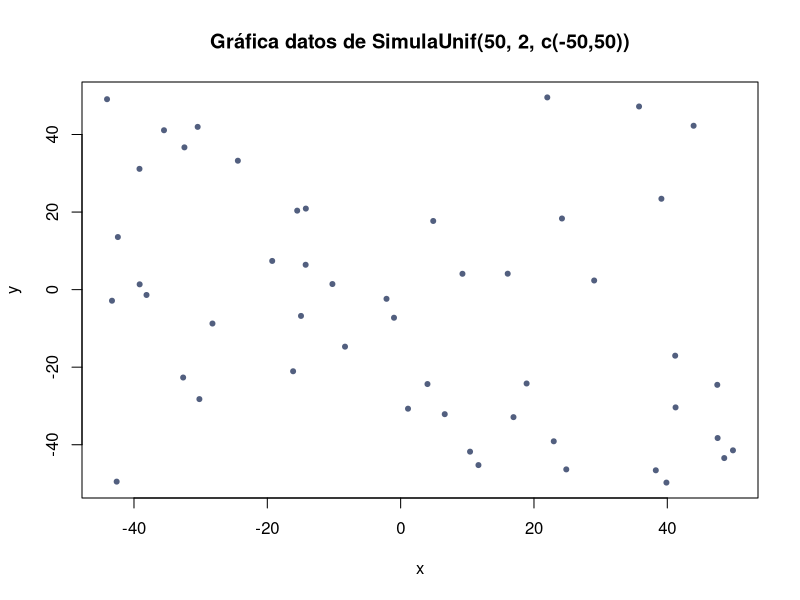
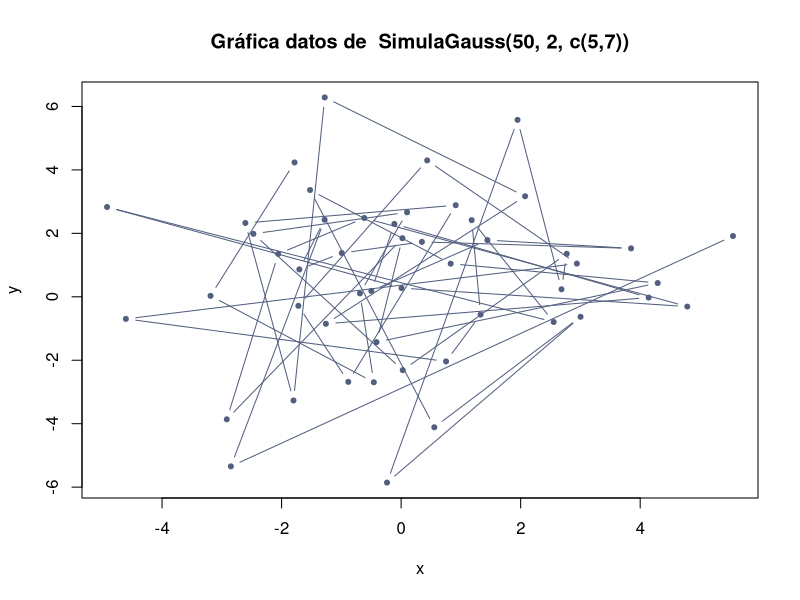
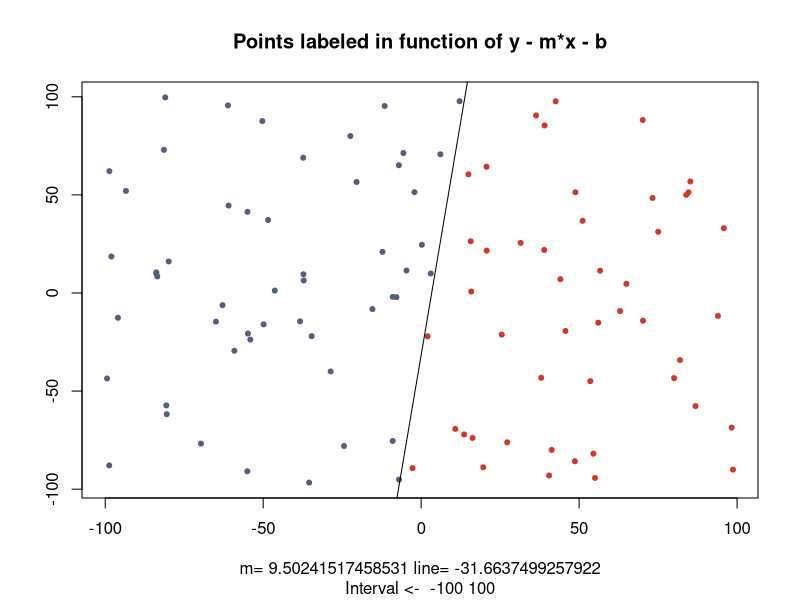
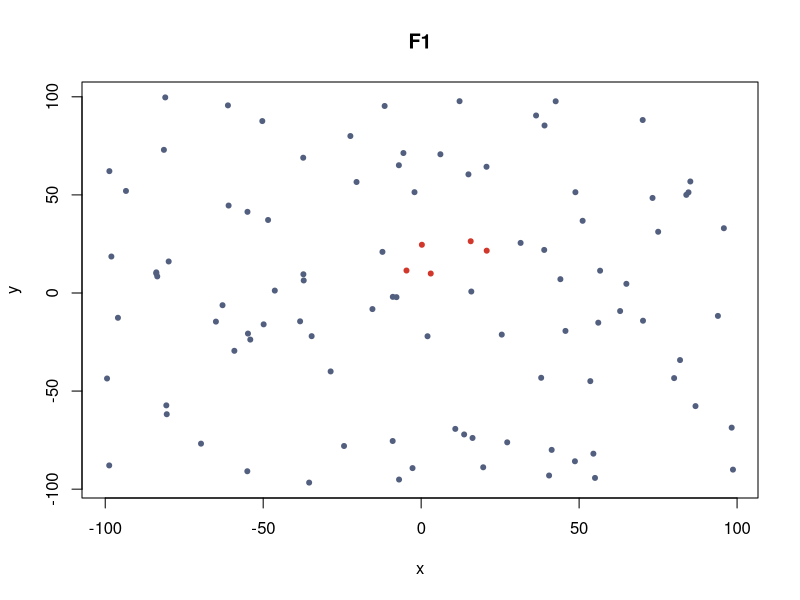
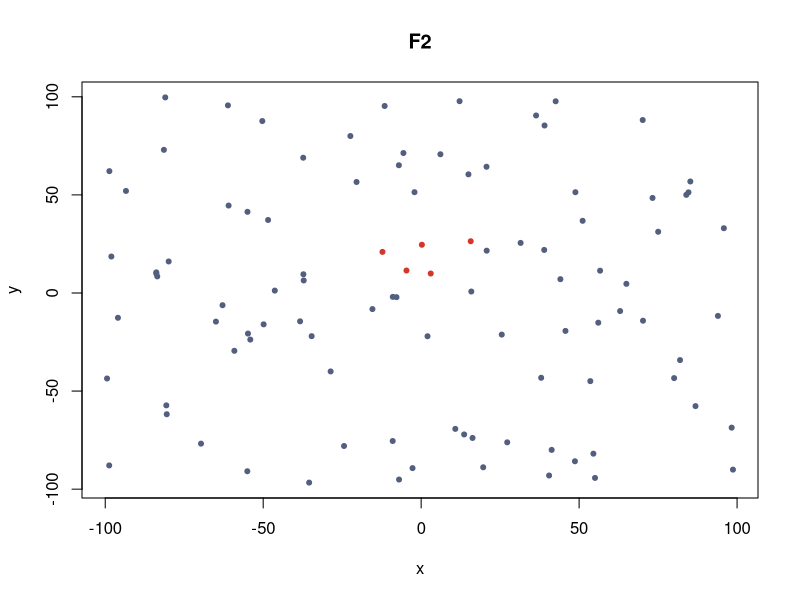
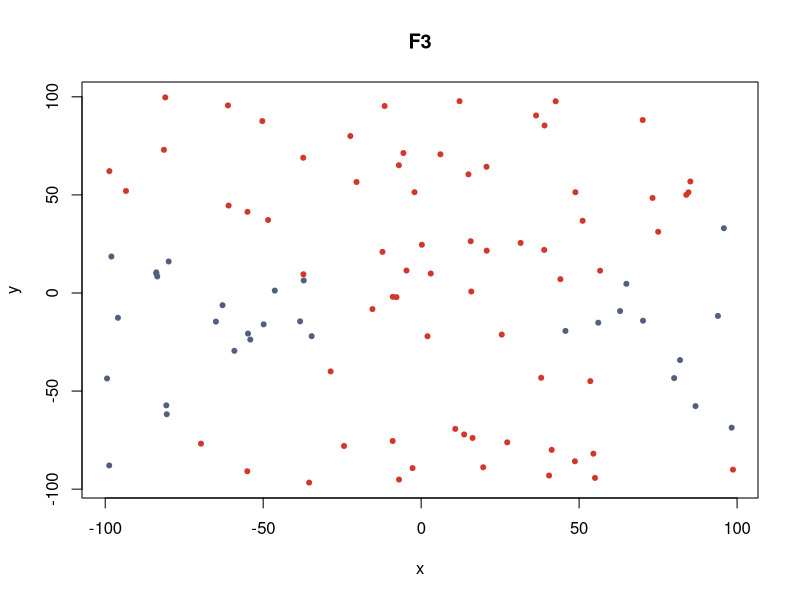
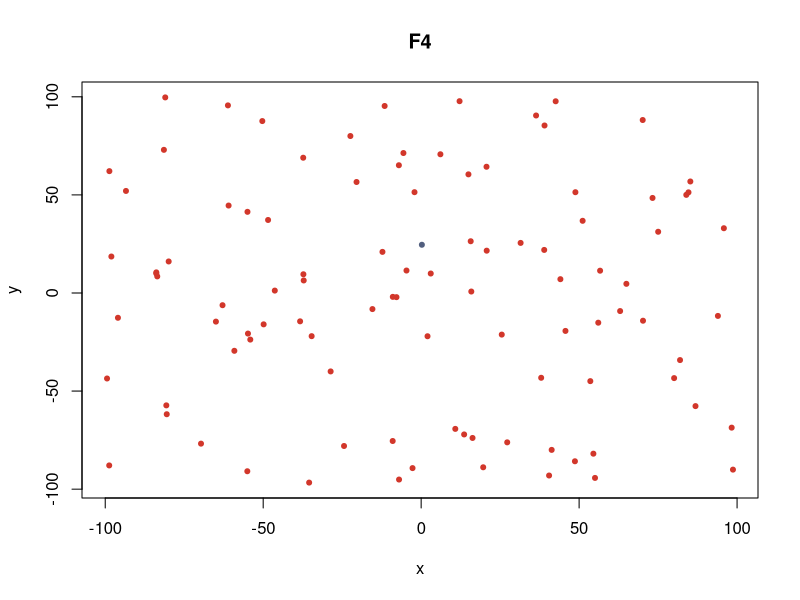
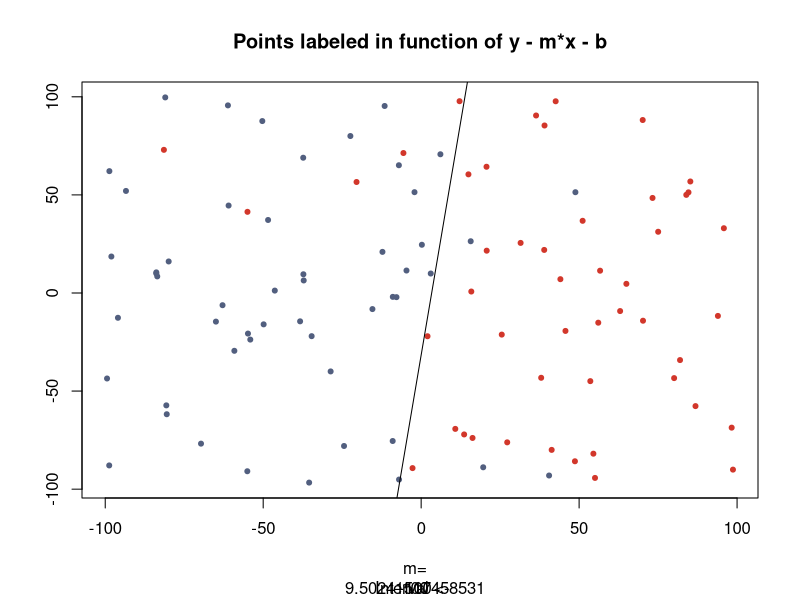

These charts were generated, in order, by the following R code: (Note: this script raises an error after producing the figures.)
## ---- chunk 1
knitr::opts_chunk$set(echo = TRUE)
set.seed(1000000007)
## ---- chunk 2
MyPlot <- function(data, labels = NULL, myMain = NULL, pch = 20, xlab = "x",
                   ylab = "y", ...) {
  # Wrapper function for plotting
  #
  # Args:
  #   Data: A data structure containing the data in the form x,y
  #   labels: Labels to color the data points
  #   rest of params: Graphical params to plot
  if (length(labels) != 0) {
    labels[labels == 1] <- "#525F7F"
    labels[labels == -1] <- "#D2372B"
  } else {
    labels <- "#525F7F"
  }
  
  if (is.null(dim(labels))) {
    plot(data,
         col = labels,
         pch = pch,
         xlab = xlab,
         ylab = ylab,
         ...)
  } else {
    for (i in seq(1, dim(labels)[2])) {
      plot(data, 
           col = unlist(labels[i]),
           main = myMain[i],
           pch = pch,
           xlab = xlab,
           ylab = ylab,
           ...)
    }
  }
}
## ---- chunk 3
SimulaUnif <- function(N, dimen = 1, rango = c(0:1)) {
  # Generate a list of vectors populated with uniform distributed random numbers
  #
  # Args:
  #   N: Length of the list
  #   dimen: The dimension of each vector in the list
  #   rango: Range to use generating the numbers
  #
  # Returns:
  #   A list of vectors populated randomly
  array(runif(dimen*N, rango[1], rango[2]),
        dim = c(N, dimen))
}

SimulaUnif(10, 5, c(10,100))
SimulaUnif(10, 2)
SimulaUnif(10)
## ---- chunk 4
SimulaGauss <- function(N, dimen = 1, sig = 1){
  # Generate a list of vectors populated using the normal (Gaussian)
  # distribution
  #
  # Args:
  #   N: Length of the list
  #   dimen: The dimension of each vector in the list
  #   sigma: Vector of Standard deviations
  #
  # Returns:
  #   A list of vectors populated randomly
  array(rnorm(dimen*N, sd = sqrt(sig)),
        dim = c(N, dimen))
}

SimulaGauss(10, 5, c(1,2))
## ---- chunk 5
datos <- SimulaUnif(50, 2, c(-50,50))
print(datos)
MyPlot(datos,
       main = "Gráfica datos de SimulaUnif(50, 2, c(-50,50))")
## ---- chunk 6
datos <- SimulaGauss(50, 2, c(5,7))
print(datos)
MyPlot(datos,
       main = "Gráfica datos de  SimulaGauss(50, 2, c(5,7))",
       type = "b")
## ---- chunk 7

SimulaRecta <- function(interval = c(-50, 50)){
  # Computes the slope and intercept values of two points in the given interval
  #
  # Args:
  #   interval: Interval from which to pick to random points
  #
  # Returns:
  #   A vector [m, l, p1, p2] where:
  #     - m is the slope 
  #     - l is the intercept
  #     - p1, p2, are the points randomly selected
  thePoints  <- SimulaUnif(2, 2, interval)
  
  # Compute the slope
  m <- (thePoints[1,1] - thePoints[2,2]) / (thePoints[1,1] - thePoints[2,1])
  
  # Compute y − y1 <- m(x − x1)
  line <- m * (thePoints[1,1] - thePoints[2,1]) + thePoints[2,2]
  
  c(m, line, thePoints)
}

interval <- c(-50, 50);
x <- SimulaUnif(5000, 2, interval);

result <- SimulaRecta(interval)
m <- result[1]
print(m)
line <- result[2]
print(line)
data <- array(result[3:6], c(2,2))
print(data)
## ---- chunk 8
interval <- c(-100, 100)
# Generate a set of points
x <- SimulaUnif(100, 2, interval)

fsign <- function(x, y, m, b){
  # Function to label a 2D Point
  y - m * x - b
}

straight <- SimulaRecta(interval)
m <- straight[1]
line <- straight[2]

# Apply fsign to each point of the set, each x,y will be passed to fsign
result <- mapply(fsign, x[,1], x[,2],
                 m = m,
                 b = line)
# Label the result with -1/1
result <- ifelse(result >= 0, 1, -1)

# Create a data frame to store the result
data.fsign <- data.frame(x      = x[,1],
                        y      = x[,2],
                        result = result)

# Draw the result
MyPlot(data.fsign[1:2],
       data.fsign$result,
       main = "Points labeled in function of y - m*x - b",
       xlab = paste(c("m=", m, "line=", line), collapse = " "),
       sub  = paste(c("Interval <- ", interval), collapse = " "),
       ylab = "")
abline(line,m)
## ---- chunk 9
# Define the functions
F1 <- function(x, y) {
  (x - 10) ^ 2 + (y - 20) ^ 2 - 400
}
F2 <- function(x, y){
  0.5 * (x + 10) ^ 2 + (y - 20) ^ 2 - 400
}
F3 <- function(x, y){
  0.5 * (x - 10) ^ 2 - (y + 20) ^ 2 - 400
}
F4 <- function(x, y){
  y - 20 * x ^ 2 - 5 * x + 3
}

# Generate a vector of functions
MultiFun <- function(x, y) {
      c(F1 = F1(x, y), 
        F2 = F2(x, y),
        F3 = F3(x, y),
        F4 = F4(x, y))
}

# Apply the functions
result <- mapply(MultiFun, x[,1], x[,2])

# Label the results
result <- ifelse(result >= 0, 1, -1)

# Create a data frame to store the result
data.functions <- data.frame(x  = x[,1],
                            y  = x[,2],
                            F1 = result[1,],
                            F2 = result[2,],
                            F3 = result[3,],
                            F4 = result[4,])

# Draw the result
MyPlot(data.functions[1:2], data.functions[3:6], c("F1", "F2", "F3", "F4"))
## ---- chunk 10
GetPercentageOfData <- function(x, condition = 1, percentage = .1){
  # Get the percentage of samples that meet condition
  #
  # Args:
  #   x: A vector containing the data
  #   condition: Condition that the data need to satisfy
  #   percentaje: What percentage of samples to get
  #
  # Returns:
  #   Indexes of the percentage of the samples that meet the condition
  meetCondition <- which(x == condition)
  sample(meetCondition, length(meetCondition) * percentage)
}

# Get a 10% of samples labeled with a 1
positive.index <- GetPercentageOfData(data.fsign$result)
data.fsign.noisy <- data.fsign
data.fsign.noisy$result[positive.index] <- -1

negative.index <- GetPercentageOfData(data.fsign$result, -1)
data.fsign.noisy$result[negative.index] <- 1

# Draw the result
MyPlot(data.fsign.noisy[1:2],
       data.fsign.noisy$result,
       main = "Points labeled in function of y - m*x - b",
       xlab = paste(c("m=", m, "line=", line), collapse <- " "),
       sub  = paste(c("Interval <- ", interval), collapse <- " "),
       ylab = "")
abline(line,m)
## ---- chunk 11
# Get a 10% of samples labeled with a 1 in all 4 functions
positive.index <- lapply(data.functions[3:6], GetPercentageOfData)
data.functions.noisy <- data.functions
# Change 1 by -1
data.functions.noisy$F1[positive.index$F1] <- -1
data.functions.noisy$F2[positive.index$F2] <- -1
data.functions.noisy$F3[positive.index$F3] <- -1
data.functions.noisy$F4[positive.index$F4] <- -1

# Get a 10% of samples labeled with a 1 in all 4 functions
negative.index <- lapply(data.functions[3:6], GetPercentageOfData, condition = -1)
# Change -1 by 1
data.functions.noisy$F1[negative.index$F1] <- 1
data.functions.noisy$F2[negative.index$F2] <- 1
data.functions.noisy$F3[negative.index$F3] <- 1
data.functions.noisy$F4[negative.index$F4] <- 1

# Draw the result
# par(mfrow <- c(2,2))
MyPlot(data.functions.noisy[1:2], data.functions.noisy[3:6],
       c("F1", "F2", "F3", "F4"))
## ---- chunk 12
AjustaPla <- function(data,
                      label,
                      max_iter = 1000,
                      vini     = matrix(0, 1, 3),
                      visual = F ) {
  # Get the weight to learn from the data passed as parameter
  # using the 2D Perceptron algorithm
  #
  # Args:
  #   data: A matrix with the data (xn, yn)
  #   label: The labels for the data passed in
  #   max_iter: How much iter to find a solution
  #   vini: Initial weights
  #
  # Returns:
  #   The weights learned to adjust the data set and how many iterations it 
  #   did in a data frame.
  #   If the PLA did not converged in within max_iter, the currents weights
  #   are returned and the iterations are set to -1
  
  GetSign <- function(values){
    # Return the sign for the values
    #
    # Args:
    #   values: The values to get the sign of.
    #
    # Returns:
    #   The sign of the values
    return(ifelse(values > 0, 1, -1))
  }
  
  DrawBoundary <- function(w, color = 'red') {
  # Plot decision boundary defined by
  # a parameter vector w
  
  # As your decision function is simply sgn(w1*x+w2*y+w3) then the decision boundary equation is a line with canonical form w1*x + w2*y + w3 <- 0.
  # 
  # |w3|/||w|| is the distance from the origin, w3 itself does not have a good geometrical interpretation (as long as w is not unit-length).
  # 
  # In order to plot line with such equation you can simply draw a line through (0,-w3/w2) and (-w3/w1,0) (assuming that both w1 and w2 are non-zero)
  
  w <- as.numeric(w)
  
  b <- w[1]
  w1 <- w[2]
  w2 <- w[3]
  
  slope <- -(w1 / w2)
  intercept <- -(b / w2)
  
  
  abline(a   = intercept,
         b   = slope,
         col = color)
}
  
  converged <- F
  
  # Add x0
  data <- cbind(rep(1, nrow(data)), data)
  # Convert weights as matrix
  as.matrix(vini)
  
  # Begin the perceptron
  nIters <- 0
  
  while (!converged && nIters <= max_iter) {
    # while there are mis-classifications
    
    nIters <- nIters + 1
    
    # Calculate h(x) with the weight vector vini and the data input data
    h.function <- GetSign(vini %*% t(data))
    
    # Calculate the misclassified mask
    misclassified.subseting <- h.function != label
    
    if (all(misclassified.subseting == F)) {
      converged <- T
    } else {
      # Update the weight vector for a point randomly selected
      
      # Get the misclassified points out
      misclassified.points <- data[misclassified.subseting, , drop = F]
      misclassified.points.labels <- label[misclassified.subseting]
      
      # Get one of them
      misclassified.point.index <- sample(dim(misclassified.points)[1], 1)
      misclassified.point <- misclassified.points[misclassified.point.index,
                                                  , drop = F]
      misclassified.point.label <-
        misclassified.points.labels[misclassified.point.index]
      
      # update the weights
      vini <- vini +  misclassified.point.label %*% misclassified.point
      
      if (visual == T) {
        DrawBoundary(vini, "green")
      }
    }
  }
  
  if (!converged) {
    nIters <- -1
  } else {
    DrawBoundary(vini, "blue")
  }
  
  data.frame(vini = vini,
             iter = nIters)
}

LabelData <- function(p){
  # Returns the corresponding label to the data, giving +1/-1 depending on
  # which side of the line the point lies
  #
  # Args:
  #   p: The points to label
  #
  # Returns:
  #   The labels (+1/-1) for the data
  
  # Initialize a random plane to separate the -1, +1
  line <- matrix(runif(4, -1, 1), 2, 2)
  line[1,2] <- -1
  line[2,2] <- +1
  
  # Given two points, determine if a point from the data set lies on the -1
  # side or the 1 side.
  # The points are A, B, the query points (X,Y)
  # The equation is (Bx - Ax) * (Y - Ay) - (By - Ay) * (X - Ax)
  values <- (line[2,1] - line[1,1]) * (p[,2] - line[1,2]) -
    (line[2,2] - line[1,2]) * (p[,1] - line[1,1])
  
  return(ifelse(values > 0, 1, -1))
}

DrawBoundary <- function(w, color = 'red') {
  # Plot decision boundary defined by
  # a parameter vector w
  
  # As your decision function is simply sgn(w1*x+w2*y+w3) then the decision boundary equation is a line with canonical form w1*x + w2*y + w3 <- 0.
  # 
  # |w3|/||w|| is the distance from the origin, w3 itself does not have a good geometrical interpretation (as long as w is not unit-length).
  # 
  # In order to plot line with such equation you can simply draw a line through (0,-w3/w2) and (-w3/w1,0) (assuming that both w1 and w2 are non-zero)
  
  w <- as.numeric(w)
  
  b <- w[1]
  w1 <- w[2]
  w2 <- w[3]
  
  slope <- -(w1 / w2)
  intercept <- -(b / w2)
  
  
  abline(a   = intercept,
         b   = slope,
         col = color)
}

# Initialize N random points, and Y
n <- 100
x <- matrix(runif(n*2, -1, 1), n, 2)
y <- LabelData(x)

# Run perceptron algorithm
MyPlot(data = x, labels = y)
w <- AjustaPla(x, y, visual = T)
DrawBoundary(w[-4], "blue")

ShowPlaResult <- function(w, x, y){
  ## TODO: PASS X, Y
  iter <- w[4]
  w <- as.double(w[-4])
  
  if (iter != -1) {
    ## PLA converged
    
    # Plot the points according to its actual class
    MyPlot(x, y, main = paste("Perceptron training against N <- ", n))
    
    # Plot the learned boundary
    DrawBoundary(w)
    
    # legend(0, -1, c("Exact", "Learned"), lty=c(1,1), lwd=c(2.5,2.5),col=c("green","red"))
  } else {
    cat("PLA did not converge")
  }
}

ShowPlaResult(w, x, y)
## ---- chunk 13

perceptron.data <- as.matrix(data.fsign[1:2])
y <- LabelData(perceptron.data)

perceptron.result.10times.weights.zero <- replicate(10, {
  perceptron.result <- AjustaPla(
    data <- perceptron.data,
    label <- y)
  
  perceptron.result[4]
})

perceptron.result.10times.weights.random <- replicate(10, {
  
  weights <- matrix(runif(3, -1, 1), 1,3)
  
  perceptron.result <- AjustaPla(
    data <- perceptron.data,
    label <- y,
    vini <- weights)
  
  perceptron.result[4]
})

print(paste("The mean iterations of execute PLA 10 times with a vini of 0 is ",
            mean(as.numeric(perceptron.result.10times.weights.zero))))
print(paste("The mean iterations of execute PLA 10 times with a random vini ",
            mean(as.numeric(perceptron.result.10times.weights.random))))
## ---- chunk 14
perceptron.data <- as.matrix(data.fsign.noisy[1:2])
y <- LabelData(perceptron.data)
MyPlot(perceptron.data, labels = y)
w = AjustaPla(perceptron.data, y, visual = T)
## ---- chunk 15
# library(knitr)
# purl("P1.Rmd")
